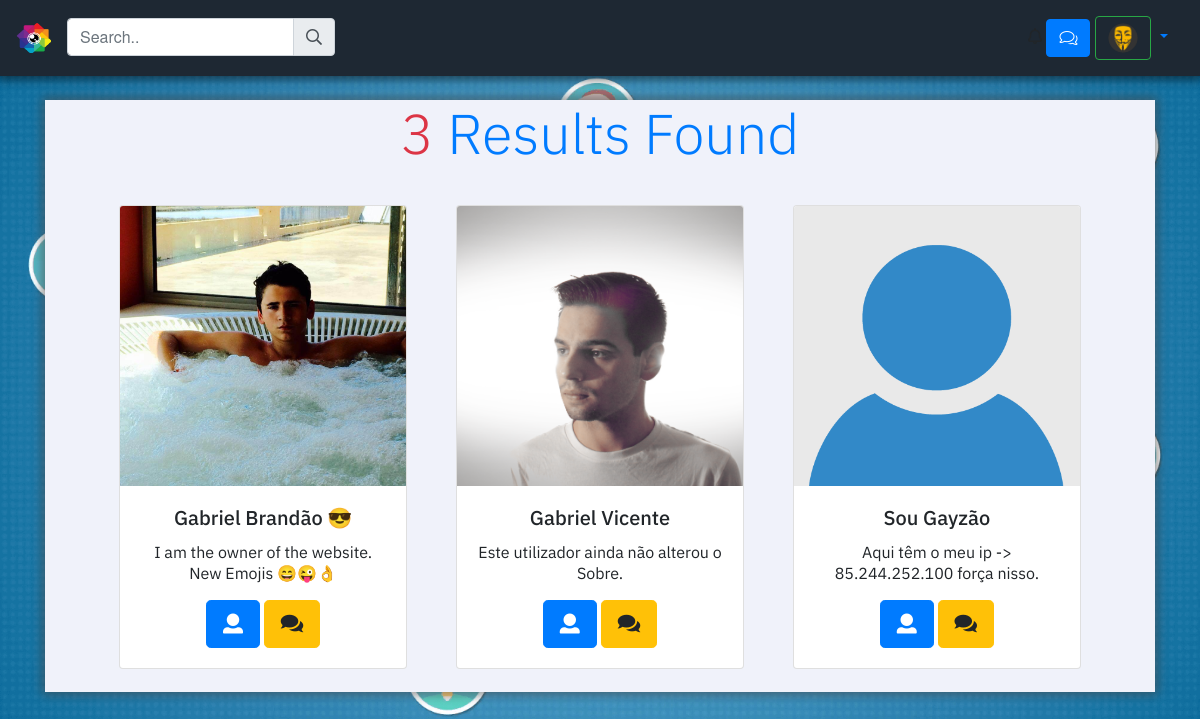
The app's page /pesquisa.php?s=Gabriel (signed in) with its own data.
### tables this page shows
CREATE TABLE `users` (
  `id` int(11) NOT NULL,
  `f_nome` mediumtext NOT NULL,
  `l_nome` mediumtext NOT NULL,
  `idade` int(11) NOT NULL,
  `email` varchar(60) NOT NULL,
  `username` varchar(30) NOT NULL,
  `password` varchar(255) NOT NULL,
  `sobre` varchar(255) NOT NULL DEFAULT 'Este utilizador ainda não alterou o Sobre.',
  `foto` varchar(255) NOT NULL DEFAULT 'imagens/avatar.png',
  `ativado` int(11) NOT NULL DEFAULT '0',
  `token` mediumtext NOT NULL,
  `ip` varchar(100) NOT NULL,
  `facebook` varchar(200) NOT NULL,
  `instagram` varchar(200) NOT NULL,
  `twitter` varchar(200) NOT NULL,
  `id_estado` int(11) NOT NULL
);

### pesquisa.php (the view, shortened to what this page needs)
<?php
include 'header.php';
echo "<div class='text-center' style='background-color: #f0f2fa; box-shadow: 0px 0px 10px 3px rgba(72, 72, 72, 0.6);'>";
if (isset($_GET['s'])) {
	$pesquisa = htmlspecialchars(mysqli_real_escape_string($link, $_GET['s']));
	$query = mysqli_query($link, "SELECT * FROM users WHERE f_nome LIKE '%$pesquisa%' OR l_nome LIKE '%$pesquisa%' OR username LIKE '%$pesquisa%'") or die(mysqli_error($link));
	$conta = mysqli_num_rows($query);
	if ($conta > 0) {
		echo "<p class='text-center postbi display-4 text-primary'><span class='text-danger'>$conta</span> Results Found</p>";
		while ($info_user = mysqli_fetch_array($query)) {
			$id_user = $info_user['id'];
			$foto = $info_user['foto'];
			$nome = $info_user['f_nome'];
			$apelido = $info_user['l_nome'];
			$sobre = $info_user['sobre'];
			?>
			<div style="display: inline-block; padding: 2%;" class="postbi">
				<div class="card" style="width: 18rem;">
					<img class="card-img-top" src="<?php echo $foto; ?>" alt="Card image cap" style="height: 280px;">
					<div class="card-body">
						<h5 class="card-title"><?php echo $nome." ".$apelido; ?></h5>
						<p class="card-text"><?php echo $sobre; ?></p>
						<a href="profile/<?php echo $id_user; ?>" class="btn btn-lg btn-primary" style="display: inline-block;"><i class="fa fa-user"></i></a>
						<form method="POST" style="display: inline-block;">
							<button type="submit" class="btn btn-lg btn-warning" name="mensagem"><i class="fas fa-comments"></i></button>
						</form>
					</div>
				</div>
			</div>
			<?php
		}
	} else {
		$_SESSION['alerta'] = "Não foram encontrados utilizadores.";
	}
}
echo "</div>";
?>
<?php include 'footer.php'; ?>

### header.php (shortened to what this page needs)
<?php
include 'codigo.php';
$pagina = basename($_SERVER['PHP_SELF']);
?>
<!DOCTYPE html>
<html lang="en-en">
<head>
	<link rel="stylesheet" href="https://cdnjs.cloudflare.com/ajax/libs/animate.css/3.5.2/animate.min.css">
	</head>
	<body id="body" <?php if (isset($_SESSION['user'])) { ?> style="background: url('bg.png'); background-repeat: no-repeat;
	background-attachment: fixed;
	background-position: center;
	background-size: cover" <?php } else { ?> data-vide-bg="motionplace" <?php } ?>>
	<nav class="navbar navbar-expand-lg navbar-light bg-light" style="background: rgba(30, 40, 51, 1) !important; box-shadow: 0px 0px 10px 3px rgba(0, 0, 0, 0.6);">
		<a class="navbar-brand" href="<?php if (isset($_SESSION['user']['5'])) { ?>home.php<?php } else { ?>index.php <?php } ?>" style="margin-right: 0;"><img src="logo_naked3.png" width="35" height="30" class="d-inline-block align-top" alt=""></a>
		<div class="collapse navbar-collapse" id="navbarSupportedContent">
			<ul class="navbar-nav mr-auto">
				<li class="nav-item active">
					<?php if (isset($_SESSION['user'])) { ?>
						<a class="nav-link" href="home.php"><i class="fas fa-home" style="color: #007bff;"></i> <span class="sr-only">(current)</span></a>
					<?php } ?>
				</li>
				<?php
				if (isset($_SESSION['user'])) {
					?>
					<li>
						<form name="pesquisa" method="POST" autocomplete="off">
							<div class="input-group">
								<input id="search_text" type="text" name="search" class="form-control" placeholder="Search.." onblur="pesquisar(this)">
								<div class="input-group-append">
									<span class="input-group-text" id="basic-addon1"><i class="far fa-search"></i></span>
								</div>
							</div>
						</form>
					</li>
					<?php
				}
				?>
			</ul>
			<?php
			if (isset($_SESSION['user'])) {
				?>
				<div style="display: inline-block;">
					<i class="far fa-bell"></i><span class="badge badge-light menino"><?php if (isset($_SESSION['notificacao'])) { echo $_SESSION['notificacao']; } ?></span>
					<a href="mensagens.php" class="btn btn-primary"><i class="fal fa-comments"></i></a>
				</div>
				<?php
			}
			?>
			<div class="dropdown show" style="padding-left: 5px;">
				<a class="nav-link dropdown-toggle" href="#" id="navbarDropdown" role="button" data-toggle="dropdown" aria-haspopup="true" aria-expanded="false" style="padding-left: 0;">
					<button class="btn btn-outline-success my-2 my-sm-0" type="submit">
						<?php
						if (isset($_SESSION['user'])) {
							$id = $username = $_SESSION['user'][5];
							$sel = mysqli_query($link, "SELECT foto FROM users WHERE id='$id'");
							$info_sel = mysqli_fetch_assoc($sel);
							$foto_header = $info_sel['foto'];
							if ($foto_header == "imagens/avatar.png") {
								echo '<i class="fas fa-user"></i>';
							} else {
								echo "<img data-src='$foto_header' class='img-responsive rounded-circle lazy_img' alt='Avatar' style='width: 30px;'>";
							}
						} else {
							echo '<i class="fas fa-user"></i>';
						}
						?>
					</button>
				</a>
			</div>
		</div>
	</nav>
<?php if ($pagina != "profile/") { echo "<div class='container' style='padding-top: 2%;'>"; } else { echo "<div class='container-fluid' style='padding-top: 2%; padding-right: 10%; padding-left: 10%;'>"; } ?>

### footer.php (shortened to what this page needs)
</div>
</body>
</html>

### records on screen
users: foto (placeholder picture)
users: foto (picture), f_nome "Gabriel", l_nome "Brandão 😎", sobre "I am the owner of the website. New Emojis 😄😜👌"
users: foto (picture), f_nome "Gabriel", l_nome "Vicente", sobre "Este utilizador ainda não alterou o Sobre."
users: foto (placeholder picture), f_nome "Sou", l_nome "Gayzão", sobre "Aqui têm o meu ip -> 85.244.252.100 força nisso."

### other values on screen
$conta "3"
